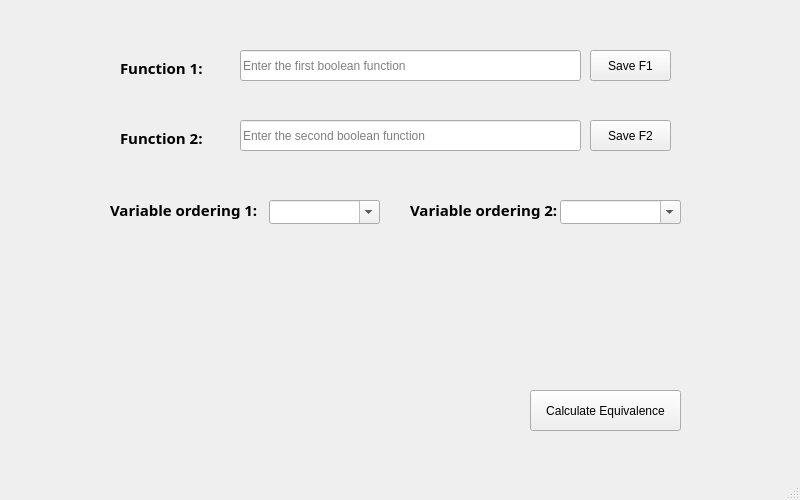
<?xml version="1.0" encoding="UTF-8"?>
<ui version="4.0">
 <class>INPUT</class>
 <widget class="QMainWindow" name="INPUT">
  <property name="geometry">
   <rect>
    <x>0</x>
    <y>0</y>
    <width>800</width>
    <height>500</height>
   </rect>
  </property>
  <property name="maximumSize">
   <size>
    <width>800</width>
    <height>500</height>
   </size>
  </property>
  <property name="windowTitle">
   <string>MainWindow</string>
  </property>
  <widget class="QWidget" name="centralwidget">
   <widget class="QLabel" name="label">
    <property name="geometry">
     <rect>
      <x>120</x>
      <y>60</y>
      <width>111</width>
      <height>16</height>
     </rect>
    </property>
    <property name="font">
     <font>
      <family>Century Gothic</family>
      <pointsize>11</pointsize>
      <bold>true</bold>
     </font>
    </property>
    <property name="text">
     <string>Function 1:</string>
    </property>
   </widget>
   <widget class="QComboBox" name="Vorder2">
    <property name="geometry">
     <rect>
      <x>560</x>
      <y>200</y>
      <width>121</width>
      <height>24</height>
     </rect>
    </property>
    <property name="editable">
     <bool>true</bool>
    </property>
   </widget>
   <widget class="QLabel" name="label_4">
    <property name="geometry">
     <rect>
      <x>410</x>
      <y>200</y>
      <width>151</width>
      <height>20</height>
     </rect>
    </property>
    <property name="font">
     <font>
      <family>Century Gothic</family>
      <pointsize>11</pointsize>
      <bold>true</bold>
     </font>
    </property>
    <property name="text">
     <string>Variable ordering 2:</string>
    </property>
   </widget>
   <widget class="QPushButton" name="Calcul">
    <property name="enabled">
     <bool>true</bool>
    </property>
    <property name="geometry">
     <rect>
      <x>530</x>
      <y>390</y>
      <width>151</width>
      <height>41</height>
     </rect>
    </property>
    <property name="focusPolicy">
     <enum>Qt::FocusPolicy::StrongFocus</enum>
    </property>
    <property name="text">
     <string>Calculate Equivalence</string>
    </property>
    <property name="autoDefault">
     <bool>false</bool>
    </property>
    <property name="flat">
     <bool>false</bool>
    </property>
   </widget>
   <widget class="QPushButton" name="savef2">
    <property name="geometry">
     <rect>
      <x>590</x>
      <y>120</y>
      <width>81</width>
      <height>31</height>
     </rect>
    </property>
    <property name="text">
     <string>Save F2</string>
    </property>
   </widget>
   <widget class="QLineEdit" name="Func2">
    <property name="geometry">
     <rect>
      <x>240</x>
      <y>120</y>
      <width>341</width>
      <height>31</height>
     </rect>
    </property>
    <property name="placeholderText">
     <string>Enter the second boolean function</string>
    </property>
   </widget>
   <widget class="QPushButton" name="savef1">
    <property name="geometry">
     <rect>
      <x>590</x>
      <y>50</y>
      <width>81</width>
      <height>31</height>
     </rect>
    </property>
    <property name="text">
     <string>Save F1</string>
    </property>
   </widget>
   <widget class="QLabel" name="label_2">
    <property name="geometry">
     <rect>
      <x>120</x>
      <y>130</y>
      <width>111</width>
      <height>16</height>
     </rect>
    </property>
    <property name="font">
     <font>
      <family>Century Gothic</family>
      <pointsize>11</pointsize>
      <bold>true</bold>
     </font>
    </property>
    <property name="text">
     <string>Function 2:</string>
    </property>
   </widget>
   <widget class="QLineEdit" name="Func1">
    <property name="geometry">
     <rect>
      <x>240</x>
      <y>50</y>
      <width>341</width>
      <height>31</height>
     </rect>
    </property>
    <property name="autoFillBackground">
     <bool>false</bool>
    </property>
    <property name="placeholderText">
     <string>Enter the first boolean function</string>
    </property>
   </widget>
   <widget class="QComboBox" name="Vorder1">
    <property name="geometry">
     <rect>
      <x>269</x>
      <y>200</y>
      <width>111</width>
      <height>24</height>
     </rect>
    </property>
    <property name="acceptDrops">
     <bool>true</bool>
    </property>
    <property name="editable">
     <bool>true</bool>
    </property>
    <property name="placeholderText">
     <string/>
    </property>
   </widget>
   <widget class="QLabel" name="label_3">
    <property name="geometry">
     <rect>
      <x>110</x>
      <y>200</y>
      <width>151</width>
      <height>20</height>
     </rect>
    </property>
    <property name="font">
     <font>
      <family>Century Gothic</family>
      <pointsize>11</pointsize>
      <bold>true</bold>
     </font>
    </property>
    <property name="text">
     <string>Variable ordering 1:</string>
    </property>
   </widget>
   <widget class="QLabel" name="Error1">
    <property name="geometry">
     <rect>
      <x>240</x>
      <y>90</y>
      <width>521</width>
      <height>16</height>
     </rect>
    </property>
    <property name="text">
     <string/>
    </property>
    <property name="scaledContents">
     <bool>true</bool>
    </property>
   </widget>
   <widget class="QLabel" name="Error2">
    <property name="geometry">
     <rect>
      <x>240</x>
      <y>160</y>
      <width>531</width>
      <height>16</height>
     </rect>
    </property>
    <property name="text">
     <string/>
    </property>
    <property name="scaledContents">
     <bool>true</bool>
    </property>
   </widget>
  </widget>
  <widget class="QMenuBar" name="menubar">
   <property name="geometry">
    <rect>
     <x>0</x>
     <y>0</y>
     <width>800</width>
     <height>33</height>
    </rect>
   </property>
  </widget>
  <widget class="QStatusBar" name="statusbar"/>
 </widget>
 <resources/>
 <connections/>
</ui>
